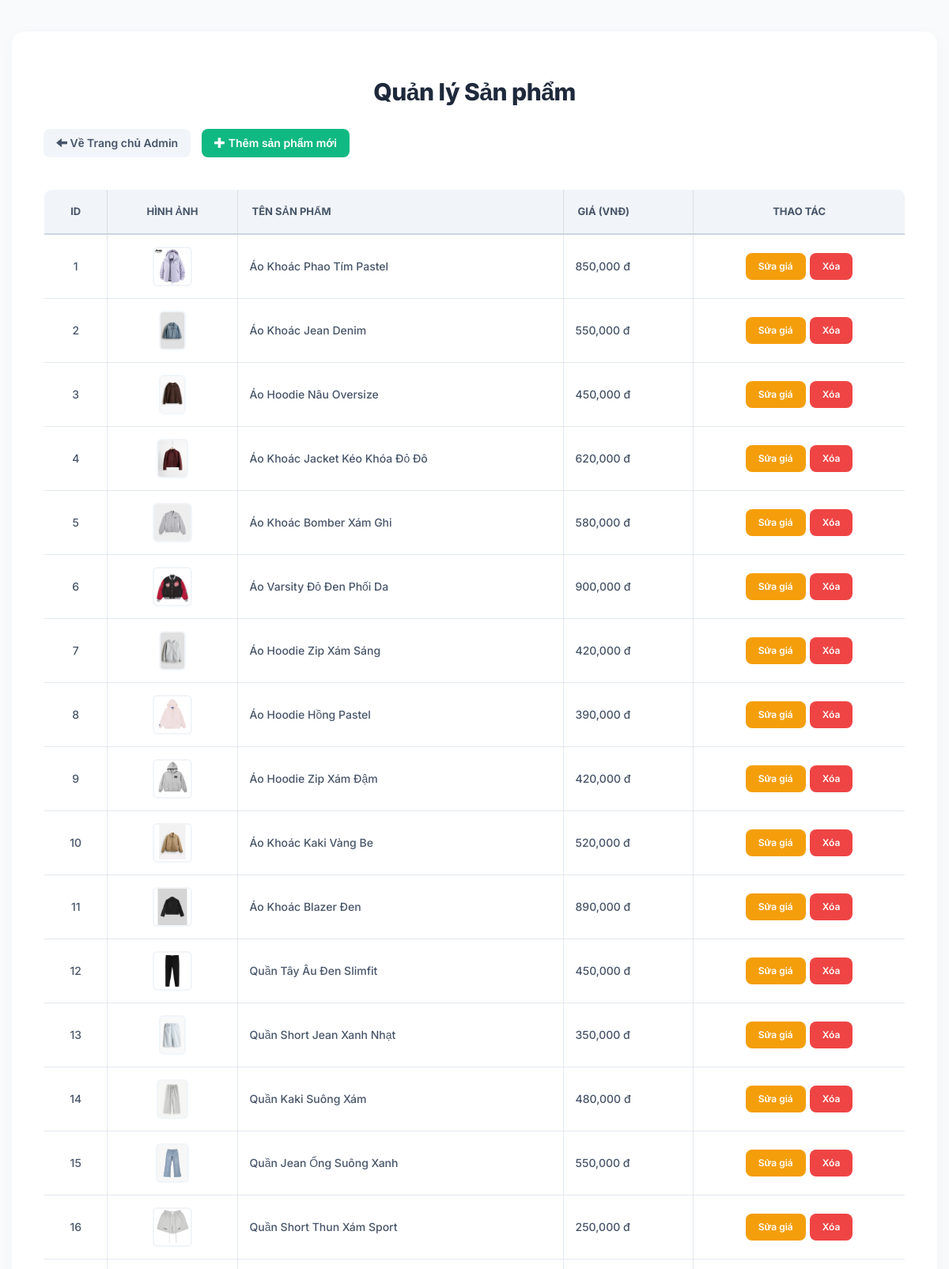
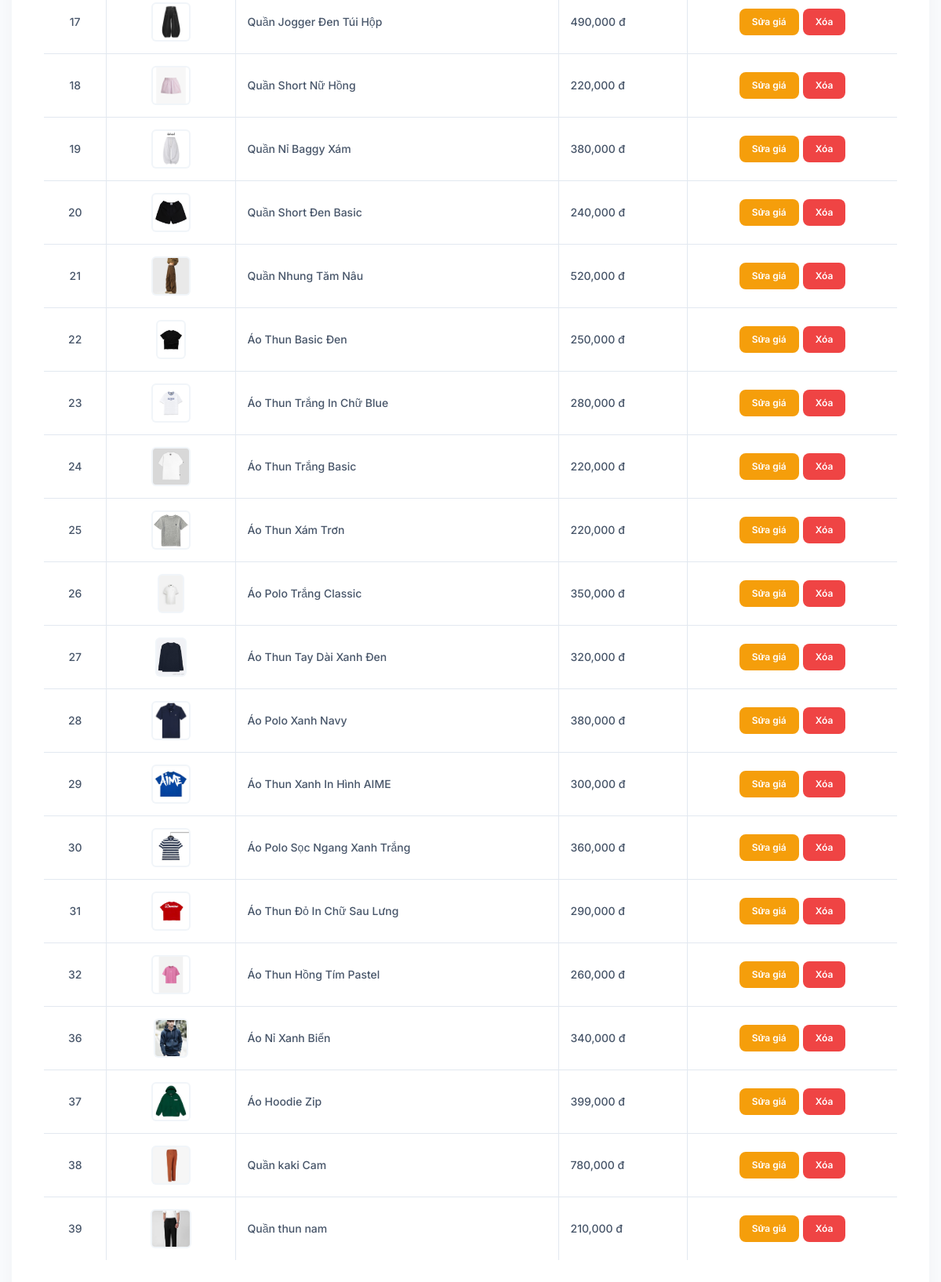
Page /admin_products.php (signed in) on the committed database (2 pictures, top to bottom).
### tables this page shows
CREATE TABLE `items` (
  `id` int(11) NOT NULL,
  `name` varchar(255) NOT NULL,
  `price` int(11) NOT NULL,
  `discount_price` int(11) DEFAULT 0,
  `category` varchar(50) NOT NULL,
  `image` varchar(255) DEFAULT NULL
);

### admin_products.php (the view, shortened to what this page needs)
<?php
require 'connection.php';
$query = "SELECT * FROM items";
$result = mysqli_query($con, $query);
?>
<!DOCTYPE html>
<html lang="vi">
<head>
    <link rel="stylesheet" href="bootstrap/css/bootstrap.min.css" type="text/css">
</head>
<body>
    <div class="container">
        <h2 class="text-center" style="margin-top: 30px; margin-bottom: 30px;">Quản lý Sản phẩm</h2>
        <a href="admin_dashboard.php" class="btn btn-default" style="margin-bottom: 20px; margin-right: 10px;">
            <span class="glyphicon glyphicon-arrow-left"></span> Về Trang chủ Admin
        </a>
        <a href="add_product.php" class="btn btn-success" style="margin-bottom: 20px;">
            <span class="glyphicon glyphicon-plus"></span> Thêm sản phẩm mới
        </a>
        <table class="table table-bordered table-hover">
            <thead>
                <tr>
                    <th class="text-center">ID</th>
                    <th class="text-center">Hình ảnh</th>
                    <th>Tên sản phẩm</th>
                    <th>Giá (VNĐ)</th>
                    <th class="text-center">Thao tác</th>
                </tr>
            </thead>
            <tbody>
                <?php
                if(mysqli_num_rows($result) > 0){
                    while($row = mysqli_fetch_array($result)){
                        echo "<tr>";
                        echo "<td class='text-center'>" . $row['id'] . "</td>";
                        echo "<td class='text-center'>";
                        if (!empty($row['image'])) {
                            echo "<img src='img/" . $row['image'] . "' alt='" . $row['name'] . "'>";
                        } else {
                            echo "<span style='color: #94a3b8; font-size: 12px; font-style: italic;'>Chưa có ảnh</span>";
                        }
                        echo "</td>";
                        echo "<td>" . $row['name'] . "</td>";
                        echo "<td>" . number_format($row['price']) . " đ</td>";
                        echo "<td class='text-center'>";
                            echo "<a href='edit_price.php?id=" . $row['id'] . "' class='btn btn-warning btn-sm' style='margin-right: 5px;'>Sửa giá</a>";
                            echo "<a href='delete_product_script.php?id=" . $row['id'] . "' class='btn btn-danger btn-sm' onclick=\"return confirm('Bạn có CHẮC CHẮN muốn xóa sản phẩm: " . $row['name'] . " không? Hành động này không thể hoàn tác!');\">Xóa</a>";
                        echo "</td>";
                        echo "</tr>";
                    }
                } else {
                    echo "<tr><td colspan='5' class='text-center'>Chưa có sản phẩm nào.</td></tr>";
                }
                ?>
            </tbody>
        </table>
    </div>
</body>
</html>

### admin_products.php (style rules this page uses)
body { background-color: #f8fafc; font-family: 'Inter', sans-serif; color: #334155; }
.container { background: #ffffff; border-radius: 16px; padding: 30px 40px; box-shadow: 0 4px 20px rgba(0,0,0,0.03); margin-top: 40px; margin-bottom: 40px; }
h2 { font-weight: 800; color: #1e293b; letter-spacing: -0.5px; }
.table { border-radius: 10px; overflow: hidden; border: 1px solid #e2e8f0; margin-top: 20px; }
.table > thead > tr > th { background-color: #f1f5f9; color: #475569; border-bottom: 2px solid #cbd5e1 !important; font-weight: 700; padding: 18px; text-transform: uppercase; font-size: 13px; }
.table > tbody > tr > td { vertical-align: middle; padding: 15px; border-color: #e2e8f0; color: #475569; font-weight: 500; }
.btn { border-radius: 8px; font-weight: 600; border: none; transition: all 0.2s; padding: 8px 16px; }
.btn-success { background-color: #10b981; }
.btn-default { background-color: #f1f5f9; color: #475569; }
.btn-warning { background-color: #f59e0b; color: white; }
.btn-danger { background-color: #ef4444; }
td img { border-radius: 6px; max-height: 50px; object-fit: cover; background: #f1f5f9; padding: 2px; }

### rows in the picture
items: id "1", image (picture), name "Áo Khoác Phao Tím Pastel", price "850,000"
items: id "2", image (picture), name "Áo Khoác Jean Denim", price "550,000"
items: id "3", image (picture), name "Áo Hoodie Nâu Oversize", price "450,000"
items: id "4", image (picture), name "Áo Khoác Jacket Kéo Khóa Đỏ Đô", price "620,000"
items: id "5", image (picture), name "Áo Khoác Bomber Xám Ghi", price "580,000"
items: id "6", image (picture), name "Áo Varsity Đỏ Đen Phối Da", price "900,000"
items: id "7", image (picture), name "Áo Hoodie Zip Xám Sáng", price "420,000"
items: id "8", image (picture), name "Áo Hoodie Hồng Pastel", price "390,000"
items: id "9", image (picture), name "Áo Hoodie Zip Xám Đậm", price "420,000"
items: id "10", image (picture), name "Áo Khoác Kaki Vàng Be", price "520,000"
items: id "11", image (picture), name "Áo Khoác Blazer Đen", price "890,000"
items: id "12", image (picture), name "Quần Tây Âu Đen Slimfit", price "450,000"
items: id "13", image (picture), name "Quần Short Jean Xanh Nhạt", price "350,000"
items: id "14", image (picture), name "Quần Kaki Suông Xám", price "480,000"
items: id "15", image (picture), name "Quần Jean Ống Suông Xanh", price "550,000"
items: id "16", image (picture), name "Quần Short Thun Xám Sport", price "250,000"
items: id "17", image (picture), name "Quần Jogger Đen Túi Hộp", price "490,000"
items: id "18", image (picture), name "Quần Short Nữ Hồng", price "220,000"
items: id "19", image (picture), name "Quần Nỉ Baggy Xám", price "380,000"
items: id "20", image (picture), name "Quần Short Đen Basic", price "240,000"
items: id "21", image (picture), name "Quần Nhung Tăm Nâu", price "520,000"
items: id "22", image (picture), name "Áo Thun Basic Đen", price "250,000"
items: id "23", image (picture), name "Áo Thun Trắng In Chữ Blue", price "280,000"
items: id "24", image (picture), name "Áo Thun Trắng Basic", price "220,000"
items: id "25", image (picture), name "Áo Thun Xám Trơn", price "220,000"
items: id "26", image (picture), name "Áo Polo Trắng Classic", price "350,000"
items: id "27", image (picture), name "Áo Thun Tay Dài Xanh Đen", price "320,000"
items: id "28", image (picture), name "Áo Polo Xanh Navy", price "380,000"
items: id "29", image (picture), name "Áo Thun Xanh In Hình AIME", price "300,000"
items: id "30", image (picture), name "Áo Polo Sọc Ngang Xanh Trắng", price "360,000"
items: id "31", image (picture), name "Áo Thun Đỏ In Chữ Sau Lưng", price "290,000"
items: id "32", image (picture), name "Áo Thun Hồng Tím Pastel", price "260,000"
items: id "36", image (picture), name "Áo Nỉ Xanh Biển", price "340,000"
items: id "37", image+name (picture), name "Áo Hoodie Zip", price "399,000"
items: id "38", image (picture), name "Quần kaki Cam", price "780,000"
items: id "39", image+name (picture), name "Quần thun nam", price "210,000"
